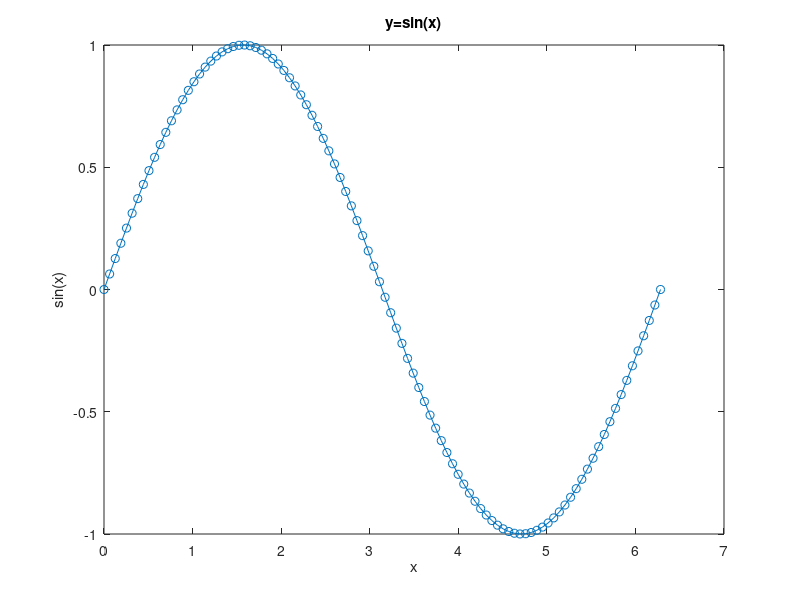

Reproduce this figure in MATLAB.
clc
clear
%% Exercise 4
x = linspace(0,2*pi,100);   %a
y = sin(x); %b
plot(x,y,'-o')  %c
title('y=sin(x)');
xlabel('x');
ylabel('sin(x)');